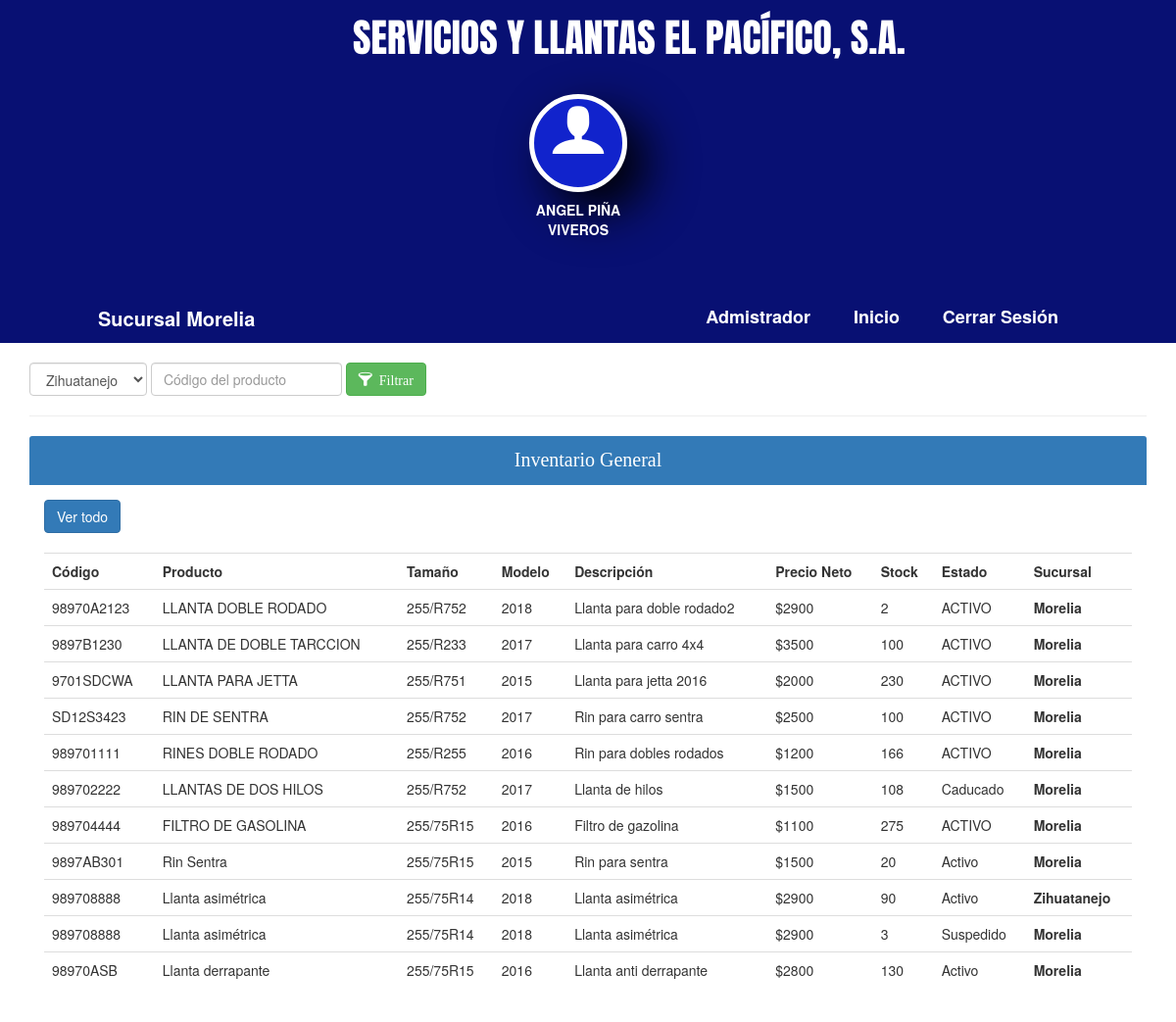
/Vista/Almacen/inventario_general.php (signed in), run on the app's committed database.
### tables this page shows
CREATE TABLE `productos` (
  `Id_pro` int(11) NOT NULL,
  `Codigo_pro` varchar(20) NOT NULL,
  `Nombre` varchar(70) NOT NULL,
  `Tama` varchar(40) NOT NULL,
  `Modelo` varchar(50) NOT NULL,
  `Descripcion` varchar(100) NOT NULL,
  `Stock` int(11) NOT NULL,
  `Precio_com` double NOT NULL,
  `Precio_ven` double NOT NULL,
  `fecha_entrada` date NOT NULL,
  `Fecha_caducidad` date NOT NULL,
  `Estado` varchar(30) NOT NULL,
  `id_prove_p` int(11) NOT NULL
);

CREATE TABLE `sucursal` (
  `Id_sucu` int(11) NOT NULL,
  `Administrador` varchar(50) NOT NULL,
  `Ciudad` varchar(50) NOT NULL,
  `Colonia` varchar(50) NOT NULL,
  `Calle` varchar(50) NOT NULL,
  `Correo` varchar(50) NOT NULL,
  `Tel` varchar(10) NOT NULL,
  `RfC` varchar(13) NOT NULL,
  `CP` varchar(5) NOT NULL
);

### Vista/Almacen/inventario_general.php (the view, shortened to what this page needs)
<!DOCTYPE html>
<html lang="en">
<head>
	<link rel="stylesheet" type="text/css" href="../../Diseño/css/bootstrap.min.css">
  <link rel="stylesheet" type="text/css" href="../../Diseño/iconos/fonts/style.css">
  <link rel="stylesheet" type="text/css" href="../../Diseño/css-almacen/diseño-inv-general.css">
</head>
<body>
<?php
  if (!isset($_SESSION["usuario"])) {
    header("location:../../Control/iniciar.php");
  }else {
    include("../../Control/conexion.php");
    $consul="SELECT Id_sucu,Nombre,Tipo,Ciudad FROM personal JOIN sucursal ON sucursal.Id_sucu=personal.Id_sucu_1 WHERE Id_persona=:usua";
    $re=$con->prepare($consul);
    $re->execute(array(":usua"=>$_SESSION['usuario']));
    while ($row=$re->fetch(PDO::FETCH_ASSOC)) {
     $nom=$row['Nombre'];
     $sucu=$row['Ciudad'];
     $tipo=$row['Tipo'];
    }
  }
 ?>
 <?php
 if ($tipo=="Administrativo") {
   echo "
  <header>
  <div class='titulo'>SERVICIOS Y LLANTAS EL PACÍFICO, S.A.</div>
    <div class='img'>
    <span class='icon-user'></span>
    <div class='globo'>
     $tipo
  </div>
    </div>
    <div class='usuario'>
      <strong>$nom</strong>
    </div>
</header>
<div class='encabezado'>
    <div class='wrapper'>
    <div class='logo'>Sucursal $sucu</div>
      <nav class='barra'>
        <a href='../../Vista/Admi/incio-admi.php'>Admistrador</a>
        <a href='../../Vista/Almacen/inicio_almacen.php'>Inicio</a>
        <a href='../../Control/cerrar.php'>Cerrar Sesión</a>
      </nav>
    </div>
</div>
  ";
 }
  ?>
<br>
<div class="container">
<div class="row">
<section>
<article class="col-xs-12 col-sm-12 col-md-12 col-lg-12 ">
<form action="../../Vista/Almacen/inventario_general.php" method="post" class="form-inline">
  <div class="form-group">
  <div class="form-input">
  <select name="sucursal" class="form-control">
    <option value="1">Zihuatanejo</option>
  </select>
  </div>
  </div>
  <div class="form-group">
  <div class="form-input">
  <input type="text" name="pro" placeholder="Código del producto" class="form-control">
  </div>
  </div>
  <div class="form-group">
  <button type="submit" class="btn btn-success"><span class="icon-filter"> Filtrar</span></button>
  </div>
</form>
</article>
  </section>
</div>
<hr>
<div class="table-responsive">
  <div class="panel-primary">
    <div class="panel-heading">Inventario General</div>
    <div class="panel-body">
    <div class="row">
    <article class="col-xs-12 col-sm-12 col-md-12 col-lg-12">
   <?php
    $valor="tamarindo";
    $cifrado=password_hash($valor,PASSWORD_DEFAULT);
    echo "<a href='../../Vista/Almacen/inventario_general.php?inventario=".$cifrado."'><button class='btn btn-primary'>Ver todo</button></a>";
      ?>
  </article>
  </div>
  <br>
    <table class="table">
    <tr>
      <th>Código</th>
      <th>Producto</th>
      <th>Tamaño</th>
      <th>Modelo</th>
      <th>Descripción</th>
      <th>Precio Neto</th>
      <th>Stock</th>
      <th>Estado</th>
      <th>Sucursal</th>
    </tr>
    <?php
    require '../../Control/conexion.php';
    $sucursal=filter_var(!empty($_POST['sucursal'])?$_POST['sucursal']:'',FILTER_SANITIZE_STRING);
    $pro=filter_var(!empty($_POST['pro'])?$_POST['pro']:'',FILTER_SANITIZE_STRING);
    $inventario=filter_var(!empty($_GET['inventario'])?$_GET['inventario']:'',FILTER_SANITIZE_STRING);
    if ($sucursal && $pro) {
      $produ="SELECT Id_pro,Codigo_pro,Nombre,Tama,Modelo,Descripcion,Stock,Precio_com,precio_ven,fecha_entrada,Fecha_caducidad,Estado,Nombre_empresa,Ciudad FROM productos JOIN sucu_pro ON sucu_pro.Id_pro_1=productos.Id_pro JOIN sucursal ON sucursal.Id_sucu=sucu_pro.Id_sucu_3 JOIN  provedores ON provedores.Id_provedor=productos.id_prove_p WHERE Id_sucu=? AND Codigo_pro=?";
    $pre_poductos=$con->prepare($produ);
    $pre_poductos->execute(array($sucursal,$pro));
    if ($pre_poductos->rowCount()>0) {
       while ($row=$pre_poductos->fetch(PDO::FETCH_ASSOC)) {
       echo "
      <tr>
      <td>$row[Codigo_pro]</td>
      <td>$row[Nombre]</td>
      <td>$row[Tama]</td>
      <td>$row[Modelo]</td>
      <td>$row[Descripcion]</td>
      <td>$$row[precio_ven]</td>
      <td>$row[Stock]</td>
      <td>$row[Estado]</td>
      <td><strong>$row[Ciudad]</strong></td>
      </tr>
        ";
     }
    }else{
      echo "<div class='alert alert-danger' role='alert'>El producto no <strong>exite</strong></div>";
    }
  }elseif (empty($sucursal) && empty($pro) && empty($inventario)) {
    $produ="SELECT Id_pro,Codigo_pro,Nombre,Tama,Modelo,Descripcion,Stock,Precio_com,precio_ven,fecha_entrada,Fecha_caducidad,Estado,Nombre_empresa,Ciudad FROM productos JOIN sucu_pro ON sucu_pro.Id_pro_1=productos.Id_pro JOIN sucursal ON sucursal.Id_sucu=sucu_pro.Id_sucu_3 JOIN  provedores ON provedores.Id_provedor=productos.id_prove_p";
    $pre_poductos=$con->prepare($produ);
    $pre_poductos->execute();
    if ($pre_poductos->rowCount()>0) {
       while ($row=$pre_poductos->fetch(PDO::FETCH_ASSOC)) {
       echo "
      <tr>
      <td>$row[Codigo_pro]</td>
      <td>$row[Nombre]</td>
      <td>$row[Tama]</td>
      <td>$row[Modelo]</td>
      <td>$row[Descripcion]</td>
      <td>$$row[precio_ven]</td>
      <td>$row[Stock]</td>
      <td>$row[Estado]</td>
      <td><strong>$row[Ciudad]</strong></td>
      </tr>
        ";
     }
     }else{
      echo "<div class='alert alert-danger' role='alert'>El producto no exite</div>";
     }
  }
     ?>
     </table>
    </div>
  </div>
  </div>
</div>
</body>
</html>

### Diseño/css-almacen/diseño-inv-general.css (style rules this page uses)
* { padding: 0px; margin:0px; }
body { background: #fff; }
header { width: 100%; height: 300px; background: #081073; }
.usuario { position:absolute; width: 100px; height: 50px; color: #ffffff; left:45%; margin-top: 17%; text-align: center; }
.img { position: absolute; width: 100px; height: 100px; background:#1123CC; left: 45%; margin-top: 8%; color: #ffffff; text-align: center; border-radius: 100%; border: 5px solid #ffffff; box-shadow: 20px 20px 50px black; }
.icon-user { font-size: 60px; }
.container a { text-decoration: none; }
.encabezado { width: 100%; background:#081073; color: #ffffff; overflow: hidden; }
.titulo { font-size: 40px; color: #fff; position: absolute; left: 30%; top:10px; font-family: 'Anton', sans-serif; }
.wrapper { width: 90%; max-width: 1000px; margin: auto; overflow: hidden; }
.encabezado .logo { color: #fff; font-size: 20px; line-height: 50px; font-weight: bold; float: left; }
.encabezado .barra { float: right; line-height: 20px; }
.encabezado .barra a { display: inline-block; color: #fff; text-decoration: none; padding:10px 20px; line-height: normal; font-size: 18px; font-weight: bold; -webkit-transition: all 500ms ease; -moz-transition: all 500ms ease; -ms-transition: all 500ms ease; -o-transition: all 500ms ease; transition: all 500ms ease; }
.panel-heading { text-align: center; font-size: 20px; font-family: 'Arvo', serif; }

### data on the page
productos: Codigo_pro "98970A2123", Nombre "LLANTA DOBLE RODADO", Tama "255/R752", Modelo "2018", Descripcion "Llanta para doble rodado2", Precio_ven "2900", Stock "2", Estado "ACTIVO", sucursal.Ciudad "Morelia"
productos: Codigo_pro "9897B1230", Nombre "LLANTA DE DOBLE TARCCION", Tama "255/R233", Modelo "2017", Descripcion "Llanta para carro 4x4", Precio_ven "3500", Stock "100", Estado "ACTIVO", sucursal.Ciudad "Morelia"
productos: Codigo_pro "9701SDCWA", Nombre "LLANTA PARA JETTA", Tama "255/R751", Modelo "2015", Descripcion "Llanta para jetta 2016", Precio_ven "2000", Stock "230", Estado "ACTIVO", sucursal.Ciudad "Morelia"
productos: Codigo_pro "SD12S3423", Nombre "RIN DE SENTRA", Tama "255/R752", Modelo "2017", Descripcion "Rin para carro sentra", Precio_ven "2500", Stock "100", Estado "ACTIVO", sucursal.Ciudad "Morelia"
productos: Codigo_pro "989701111", Nombre "RINES DOBLE RODADO", Tama "255/R255", Modelo "2016", Descripcion "Rin para dobles rodados", Precio_ven "1200", Stock "166", Estado "ACTIVO", sucursal.Ciudad "Morelia"
productos: Codigo_pro "989702222", Nombre "LLANTAS DE DOS HILOS", Tama "255/R752", Modelo "2017", Descripcion "Llanta de hilos", Precio_ven "1500", Stock "108", Estado "Caducado", sucursal.Ciudad "Morelia"
productos: Codigo_pro "989704444", Nombre "FILTRO DE GASOLINA", Tama "255/75R15", Modelo "2016", Descripcion "Filtro de gazolina", Precio_ven "1100", Stock "275", Estado "ACTIVO", sucursal.Ciudad "Morelia"
productos: Codigo_pro "9897AB301", Nombre "Rin Sentra", Tama "255/75R15", Modelo "2015", Descripcion "Rin para sentra", Precio_ven "1500", Stock "20", Estado "Activo", sucursal.Ciudad "Morelia"
productos: Codigo_pro "989708888", Nombre "Llanta asimétrica", Tama "255/75R14", Modelo "2018", Descripcion "Llanta asimétrica", Precio_ven "2900", Stock "90", Estado "Activo", sucursal.Ciudad "Zihuatanejo"
productos: Codigo_pro "989708888", Nombre "Llanta asimétrica", Tama "255/75R14", Modelo "2018", Descripcion "Llanta asimétrica", Precio_ven "2900", Stock "3", Estado "Suspedido", sucursal.Ciudad "Morelia"
productos: Codigo_pro "98970ASB", Nombre "Llanta derrapante", Tama "255/75R15", Modelo "2016", Descripcion "Llanta anti derrapante", Precio_ven "2800", Stock "130", Estado "Activo", sucursal.Ciudad "Morelia"

### other printed values
$nom "ANGEL PIÑA VIVEROS"
$sucu "Morelia"
